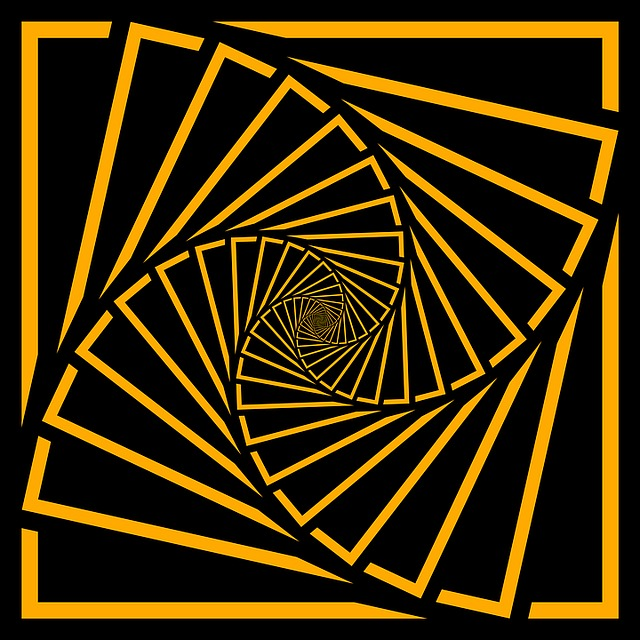
#> input picture ImageProcessing/squares.jpg, 640 x 640 px
$ python affine_transformation.py
#> lines starting #> are read from the running program, lines starting #| are printed output that depends on the picture
import cv2
import numpy as np

img = cv2.imread('squares.jpg')
#> img is the input picture: shape (640, 640, 3); mean B, G, R 4.1, 42.2, 60.6
rows,cols,ch = img.shape
#> rows = 640; cols = 640; ch = 3

# 1. You define 3 points (on the picture [=img]) -> it gets the (vector-)plane [geometry] of them.
pointsN = np.float32(([50,50],[200,50],[50,200]))
# 2. You set the (transformed-)points where the points from above (1.) shall be afterwards.
#   So that it later can calc the new (transformed-)plane [=tranfromation].
pointsT = np.float32(([10,100],[200,50],[100,250]))

# gets openCV solved the matrix, so that the plane translates that pointN -> pointT
matrixTransform = cv2.getAffineTransform(pointsN, pointsT)

# tranform-act
transformedImg = cv2.warpAffine(img, matrixTransform, (cols, rows))
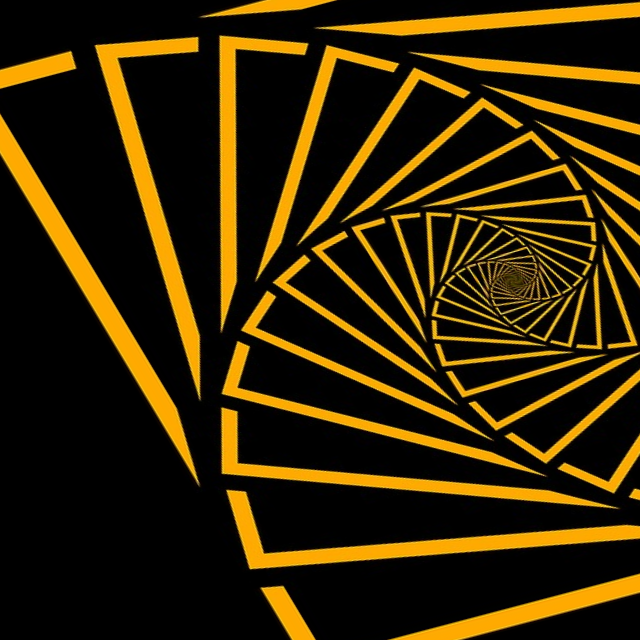
#> transformedImg: shape (640, 640, 3); mean B, G, R 4.2, 36.7, 52.3

# This is only for a better understanding: shows you the point we used for the m1.atrix.
# You'll see that this point are not drawn on the img and the transformed!
# But you'll note that those are the same points on the picture[chess1.jpg] but not on the img.
#
# see (1.)
cv2.circle(img, (50, 50), 10, (0, 0, 255), -1)                  # pointsN (1) - red
cv2.circle(img, (200, 50), 10, (0, 0, 255), -1)                 # pointsN (2) - red
cv2.circle(img, (50, 200), 10, (0, 0, 255), -1)                 # pointsN (3) - red
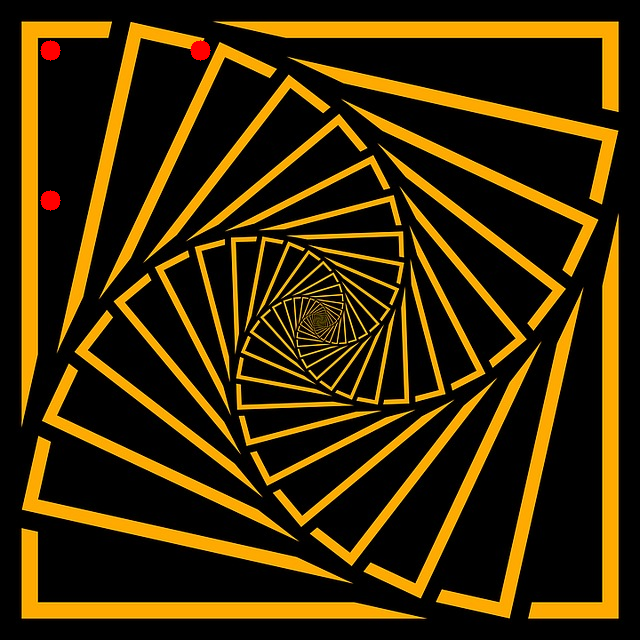
#> img: shape (640, 640, 3); mean B, G, R 4.1, 42.2, 61.1
# see (2.)
cv2.circle(transformedImg, (10, 100), 10, (0, 255, 255), -1)    # pointsT (1) - yellow
cv2.circle(transformedImg, (200, 50), 10, (0, 255, 255), -1)    # pointsT (2) - yellow
cv2.circle(transformedImg, (100, 250), 10, (0, 255, 255), -1)   # pointsT (3) - yellow
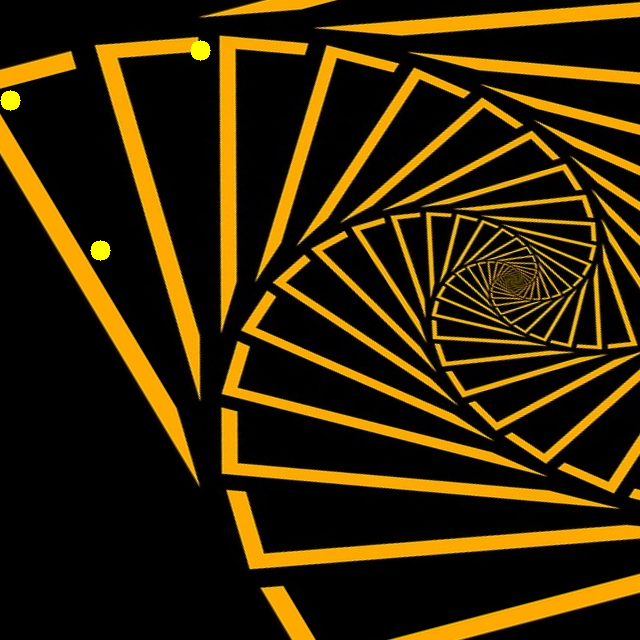
#> transformedImg: shape (640, 640, 3); mean B, G, R 4.2, 37.3, 52.8
#

# display Imgs
cv2.imshow('original', img)
cv2.imshow('transformed', transformedImg)
cv2.waitKey(0)
cv2.destroyAllWindows()

$ run again, with ImageProcessing/affine_transformation_transformed.jpg copied over ImageProcessing/squares.jpg
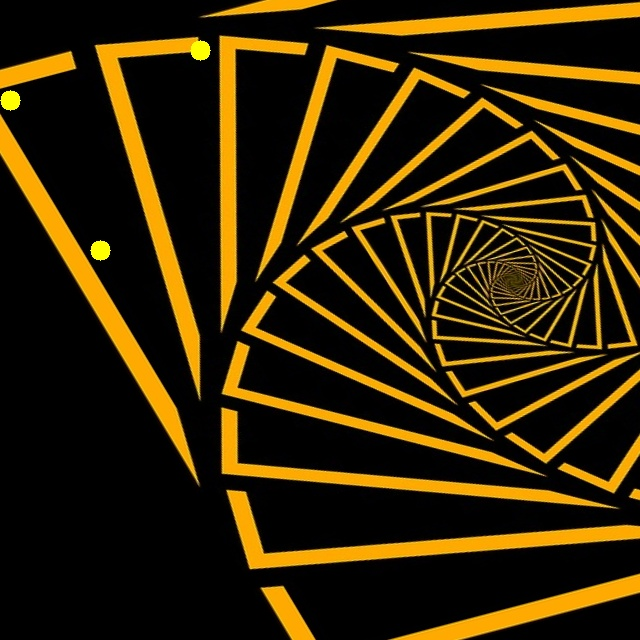
#> input picture ImageProcessing/affine_transformation_transformed.jpg, 640 x 640 px
#> img is the input picture: shape (640, 640, 3); mean B, G, R 5.6, 37.4, 52.9
#> `cv2.circle(img, (50, 200), 10, (0, 0, 255), -1)`:
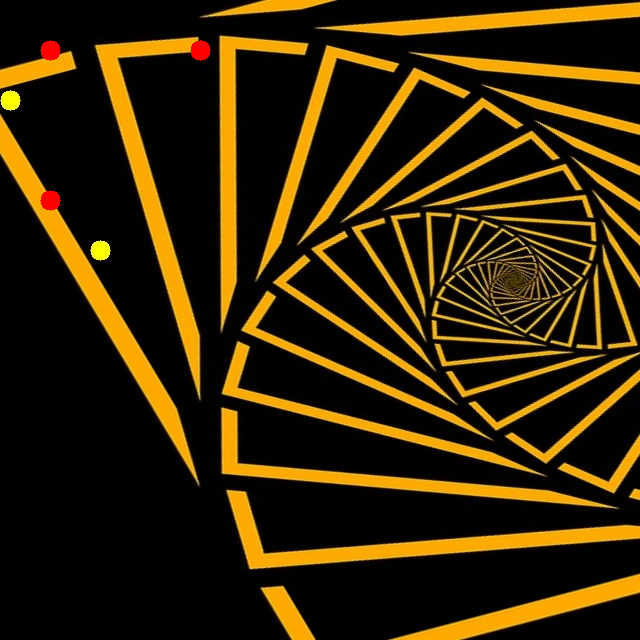
#> img: shape (640, 640, 3); mean B, G, R 5.6, 37.1, 53.1
#> `cv2.circle(transformedImg, (100, 250), 10, (0, 255, 255), -1)`:
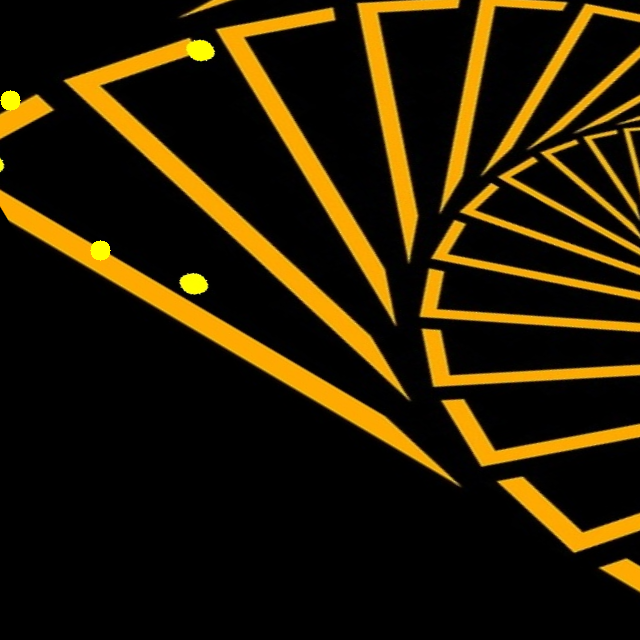
#> transformedImg: shape (640, 640, 3); mean B, G, R 3.5, 28.6, 40.5
